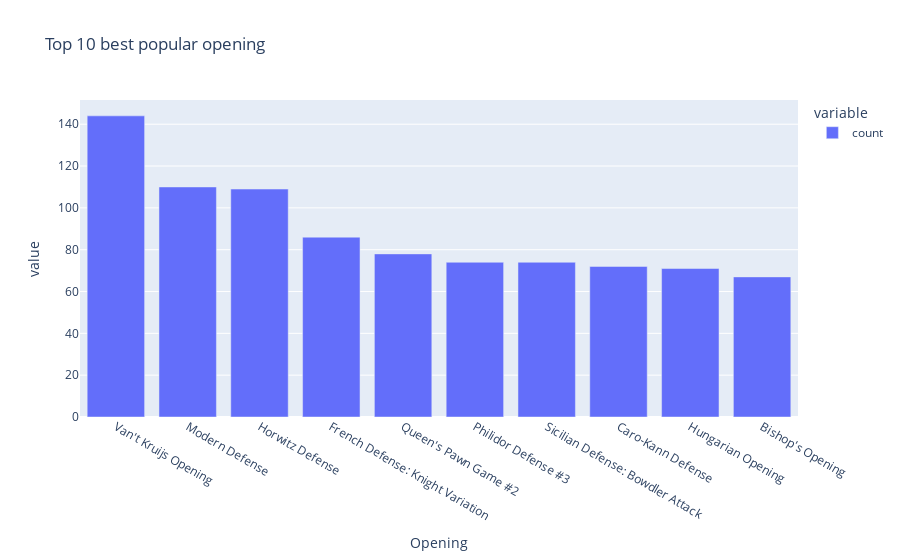

Here is the notebook cell this chart was saved with:
### Code cell
# Popular Openings Bar chart

import plotly.express as px

fig_openings = px.bar(
popular_openings,
title = 'Top 10 best popular opening',
labels ={'index':'Opening','Value':'Gamesplayed'})
fig_openings.show()

### Figure 1 — Plotly figure (JSON) as saved in the notebook; plotly's stock layout.template omitted (floating-point values rounded to 4 significant figures)
{"data": [{"alignmentgroup": "True", "hovertemplate": "variable=count<br>Opening=%{x}<br>value=%{y}<extra></extra>", "legendgroup": "count", "marker": {"color": "#636efa", "pattern": {"shape": ""}}, "name": "count", "offsetgroup": "count", "orientation": "v", "showlegend": true, "textposition": "auto", "type": "bar", "x": ["Van't Kruijs Opening", "Modern Defense", "Horwitz Defense", "French Defense: Knight Variation", "Queen's Pawn Game #2", "Philidor Defense #3", "Sicilian Defense: Bowdler Attack", "Caro-Kann Defense", "Hungarian Opening", "Bishop's Opening"], "xaxis": "x", "y": [144, 110, 109, 86, 78, 74, 74, 72, 71, 67], "yaxis": "y"}], "layout": {"barmode": "relative", "legend": {"title": {"text": "variable"}, "tracegroupgap": 0}, "title": {"text": "Top 10 best popular opening"}, "xaxis": {"anchor": "y", "domain": [0, 1], "title": {"text": "Opening"}}, "yaxis": {"anchor": "x", "domain": [0, 1], "title": {"text": "value"}}}}
